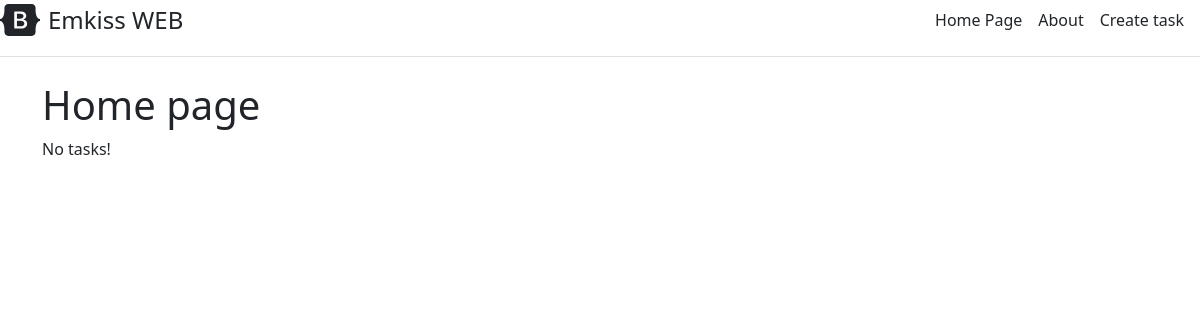
Before: / with the older database file.
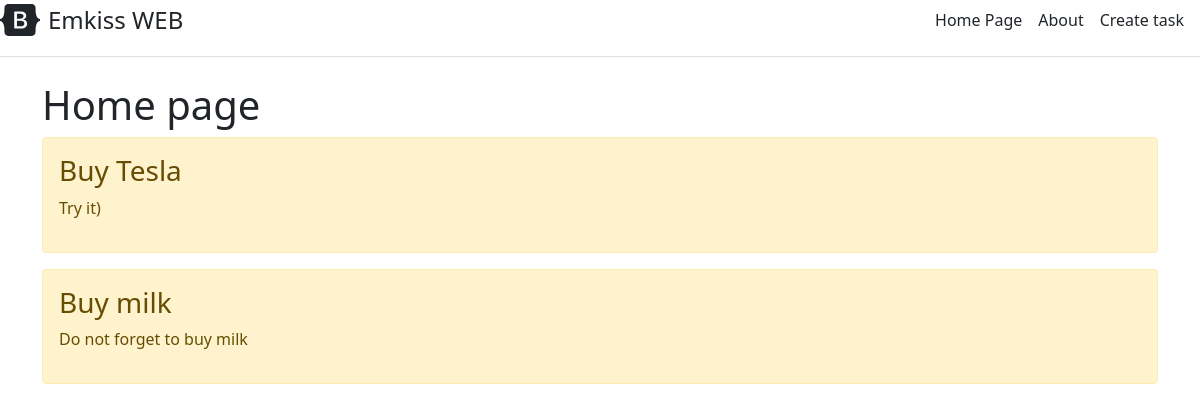
After: the same page with the newer database file.
### main/models.py (models this page shows, shortened)
class Task(models.Model):
    title = models.CharField('Name', max_length=50)
    task = models.TextField('Description')
    class Meta:
        verbose_name = 'Note'
        verbose_name_plural = 'Notes'

### main/views.py (the view)
# urls.py: path('', views.index, name='home'),
def index(request):
    tasks = Task.objects.order_by('-id')
    return render(request, 'main/index.html', {'title': 'Home page of web', 'tasks': tasks})

### main/templates/main/index.html (shortened to what this page needs)
{% extends 'main/base.html' %}
{% block content %}
    <h1>Home page</h1>
    {% if tasks %}
        {% for el in tasks %}
            <div class="alert alert-warning mg-2">
                <h3>{{ el.title }}</h3>
                <p>{{ el.task }}</p>
            </div>
        {% endfor %}
    {% else %}
        <p>No tasks!</p>
    {% endif %}
{% endblock %}

### main/templates/main/base.html (shortened to what this page needs)
<!doctype html>
<html lang="en">
<head>
    <link rel="stylesheet" href="https://cdn.jsdelivr.net/npm/bootstrap@5.1.0/dist/css/bootstrap.min.css">
</head>
<body>
    <div class="d-flex flex-column flex-md-row align-items-center pb-3 mb-4 border-bottom">
      <a href="/" class="d-flex align-items-center text-dark text-decoration-none">
        <span class="fs-4">Emkiss WEB</span>
      </a>
      <nav class="d-inline-flex mt-2 mt-md-0 ms-md-auto">
        <a class="me-3 py-2 text-dark text-decoration-none" href="{% url 'home' %}">Home Page</a>
        <a class="me-3 py-2 text-dark text-decoration-none" href="{% url 'about' %}">About</a>
        <a class="me-3 py-2 text-dark text-decoration-none" href="{% url 'create' %}">Create task</a>
      </nav>
    </div>
    <div class="container">
    {% block content %}{% endblock %}
    </div>
</body>
</html>

Changed rows visible on the page:
added Task: title "Buy Tesla", task "Try it)"
added Task: title "Buy milk", task "Do not forget to buy milk"
Other visible differences:
text no longer shown: "No tasks!"
